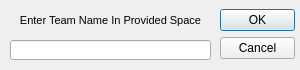
<?xml version="1.0" encoding="UTF-8"?>
<ui version="4.0">
 <class>newTeamDialog</class>
 <widget class="QDialog" name="newTeamDialog">
  <property name="geometry">
   <rect>
    <x>0</x>
    <y>0</y>
    <width>300</width>
    <height>70</height>
   </rect>
  </property>
  <property name="sizePolicy">
   <sizepolicy hsizetype="Fixed" vsizetype="Fixed">
    <horstretch>0</horstretch>
    <verstretch>0</verstretch>
   </sizepolicy>
  </property>
  <property name="windowTitle">
   <string>New Team</string>
  </property>
  <widget class="QDialogButtonBox" name="buttonBox">
   <property name="geometry">
    <rect>
     <x>220</x>
     <y>9</y>
     <width>75</width>
     <height>52</height>
    </rect>
   </property>
   <property name="orientation">
    <enum>Qt::Vertical</enum>
   </property>
   <property name="standardButtons">
    <set>QDialogButtonBox::Cancel|QDialogButtonBox::Ok</set>
   </property>
  </widget>
  <widget class="QLabel" name="infoLabel">
   <property name="geometry">
    <rect>
     <x>10</x>
     <y>10</y>
     <width>201</width>
     <height>20</height>
    </rect>
   </property>
   <property name="font">
    <font>
     <pointsize>8</pointsize>
     <weight>50</weight>
     <bold>false</bold>
    </font>
   </property>
   <property name="text">
    <string>Enter Team Name In Provided Space</string>
   </property>
   <property name="alignment">
    <set>Qt::AlignCenter</set>
   </property>
  </widget>
  <widget class="QLineEdit" name="nameText">
   <property name="geometry">
    <rect>
     <x>10</x>
     <y>40</y>
     <width>201</width>
     <height>20</height>
    </rect>
   </property>
  </widget>
 </widget>
 <resources/>
 <connections>
  <connection>
   <sender>buttonBox</sender>
   <signal>accepted()</signal>
   <receiver>newTeamDialog</receiver>
   <slot>accept()</slot>
   <hints>
    <hint type="sourcelabel">
     <x>248</x>
     <y>254</y>
    </hint>
    <hint type="destinationlabel">
     <x>157</x>
     <y>274</y>
    </hint>
   </hints>
  </connection>
  <connection>
   <sender>buttonBox</sender>
   <signal>rejected()</signal>
   <receiver>newTeamDialog</receiver>
   <slot>reject()</slot>
   <hints>
    <hint type="sourcelabel">
     <x>316</x>
     <y>260</y>
    </hint>
    <hint type="destinationlabel">
     <x>286</x>
     <y>274</y>
    </hint>
   </hints>
  </connection>
 </connections>
</ui>
